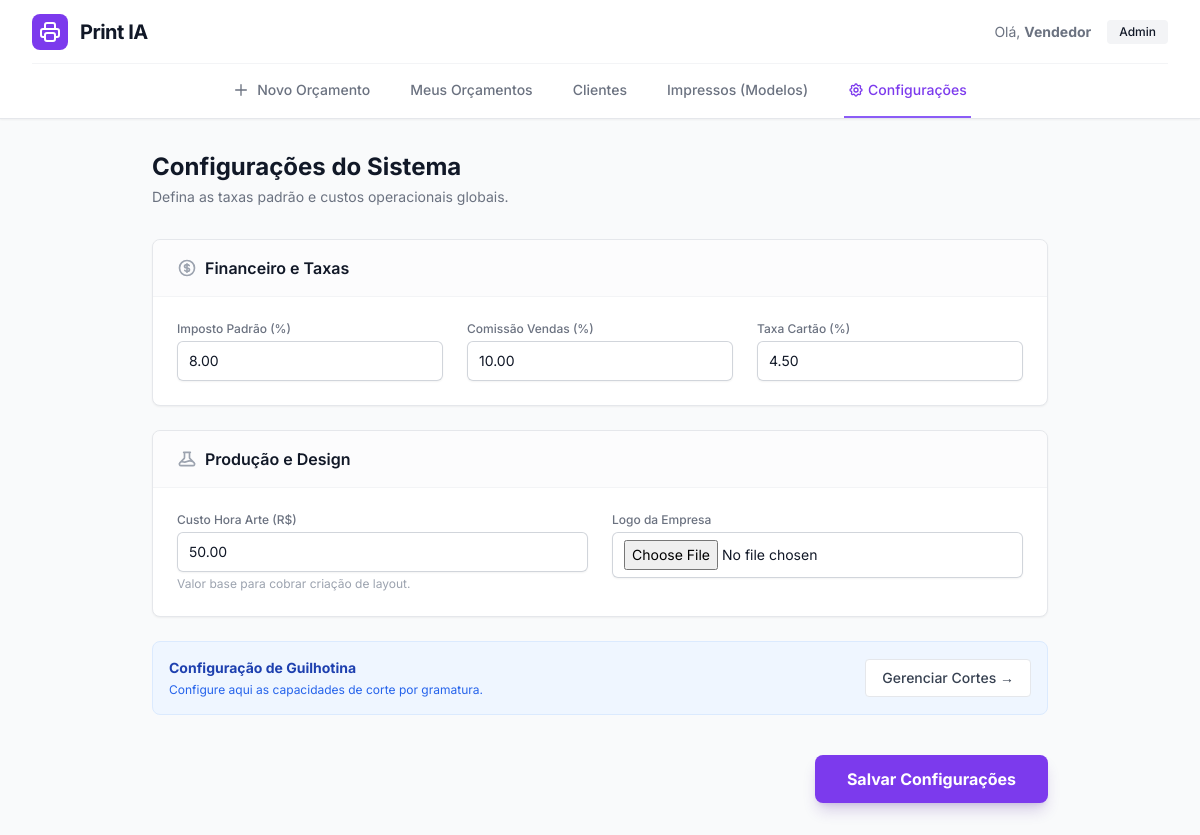
/orcamentos/configuracoes/, run on the app's committed database.
### orcamentos/models.py (models this page shows, shortened)
class ConfiguracaoGlobal(models.Model):
    imposto_padrao = models.DecimalField(max_digits=5, decimal_places=2, default=8.00, verbose_name="Imposto Padrão (%)")
    comissao_padrao = models.DecimalField(max_digits=5, decimal_places=2, default=10.00, verbose_name="Comissão Padrão (%)")
    taxa_cartao = models.DecimalField(max_digits=5, decimal_places=2, default=4.50, verbose_name="Taxa Cartão (%)")
    custo_hora_arte = models.DecimalField(max_digits=10, decimal_places=2, default=50.00, verbose_name="Custo Hora Arte (R$)")
    logo_empresa = models.ImageField(upload_to='config/', blank=True, null=True)
    class Meta:
        verbose_name = "Configuração Global"
        verbose_name_plural = "Configurações Globais"

### orcamentos/views.py (the view)
# urls.py: path('configuracoes/', configuracoes_view, name='configuracoes'),
def configuracoes_view(request):
    config, created = ConfiguracaoGlobal.objects.get_or_create(pk=1)
    if request.method == 'POST':
        form = ConfiguracaoGlobalForm(request.POST, request.FILES, instance=config)
        if form.is_valid():
            form.save()
            messages.success(request, "Configurações atualizadas com sucesso!")
            return redirect('configuracoes')
    else:
        form = ConfiguracaoGlobalForm(instance=config)
    return render(request, 'orcamentos/configuracoes.html', {'form': form})

### orcamentos/forms.py
class ConfiguracaoGlobalForm(forms.ModelForm):
    class Meta:
        model = ConfiguracaoGlobal
        fields = '__all__'
        widgets = {
            'imposto_padrao': forms.NumberInput(attrs={'class': INPUT_CLASS}),
            'comissao_padrao': forms.NumberInput(attrs={'class': INPUT_CLASS}),
            'taxa_cartao': forms.NumberInput(attrs={'class': INPUT_CLASS}),
            'custo_hora_arte': forms.NumberInput(attrs={'class': INPUT_CLASS}),
            'logo_empresa': forms.FileInput(attrs={'class': INPUT_CLASS}),
        }

### templates/orcamentos/configuracoes.html (shortened to what this page needs)
{% extends 'base_orcamento.html' %}
{% block content %}
<div class="max-w-4xl mx-auto">
    <div class="mb-8">
        <h1 class="text-2xl font-bold text-gray-900 dark:text-white">Configurações do Sistema</h1>
        <p class="text-sm text-gray-500 mt-1">Defina as taxas padrão e custos operacionais globais.</p>
    </div>
    <form method="post" enctype="multipart/form-data" class="space-y-6">
        <div
            class="bg-white dark:bg-gray-800 rounded-lg shadow-sm border border-gray-200 dark:border-gray-700 overflow-hidden">
            <div class="px-6 py-4 border-b border-gray-100 dark:border-gray-700 bg-gray-50/50">
                <h3 class="font-semibold text-gray-900 dark:text-white flex items-center gap-2">
                    Financeiro e Taxas
                </h3>
            </div>
            <div class="p-6 grid grid-cols-1 md:grid-cols-3 gap-6">
                <div>
                    <label class="block text-xs font-medium text-gray-500 mb-1">Imposto Padrão (%)</label>
                    {{ form.imposto_padrao }}
                </div>
                <div>
                    <label class="block text-xs font-medium text-gray-500 mb-1">Comissão Vendas (%)</label>
                    {{ form.comissao_padrao }}
                </div>
                <div>
                    <label class="block text-xs font-medium text-gray-500 mb-1">Taxa Cartão (%)</label>
                    {{ form.taxa_cartao }}
                </div>
            </div>
        </div>
        <div
            class="bg-white dark:bg-gray-800 rounded-lg shadow-sm border border-gray-200 dark:border-gray-700 overflow-hidden">
            <div class="px-6 py-4 border-b border-gray-100 dark:border-gray-700 bg-gray-50/50">
                <h3 class="font-semibold text-gray-900 dark:text-white flex items-center gap-2">
                    Produção e Design
                </h3>
            </div>
            <div class="p-6 grid grid-cols-1 md:grid-cols-2 gap-6">
                <div>
                    <label class="block text-xs font-medium text-gray-500 mb-1">Custo Hora Arte (R$)</label>
                    {{ form.custo_hora_arte }}
                    <p class="text-xs text-gray-400 mt-1">Valor base para cobrar criação de layout.</p>
                </div>
                <div>
                    <label class="block text-xs font-medium text-gray-500 mb-1">Logo da Empresa</label>
                    {{ form.logo_empresa }}
                </div>
            </div>
        </div>
        <div
            class="bg-blue-50 dark:bg-blue-900/20 border border-blue-100 dark:border-blue-800 rounded-lg p-4 flex items-center justify-between">
            <div>
                <h4 class="font-bold text-blue-800 dark:text-blue-300 text-sm">Configuração de Guilhotina</h4>
                <p class="text-xs text-blue-600 dark:text-blue-400 mt-1">Configure aqui as capacidades de corte por
                    gramatura.</p>
            </div>
            <a href="{% url 'admin:materiais_guilhotinaconfig_changelist' %}" target="_blank"
                class="px-4 py-2 bg-white dark:bg-gray-800 border border-gray-200 dark:border-gray-700 text-sm font-medium rounded hover:bg-gray-50 text-gray-700 dark:text-gray-300">
                Gerenciar Cortes →
            </a>
        </div>
        <div class="flex justify-end pt-4">
            <button type="submit"
                class="bg-primary-600 hover:bg-primary-500 text-white font-bold py-3 px-8 rounded-lg shadow-lg shadow-primary-900/20 transition">
                Salvar Configurações
            </button>
        </div>
    </form>
</div>
{% endblock %}

### data on the page
ConfiguracaoGlobal: imposto_padrao "8.00", comissao_padrao "10.00", taxa_cartao "4.50", custo_hora_arte "50.00"
